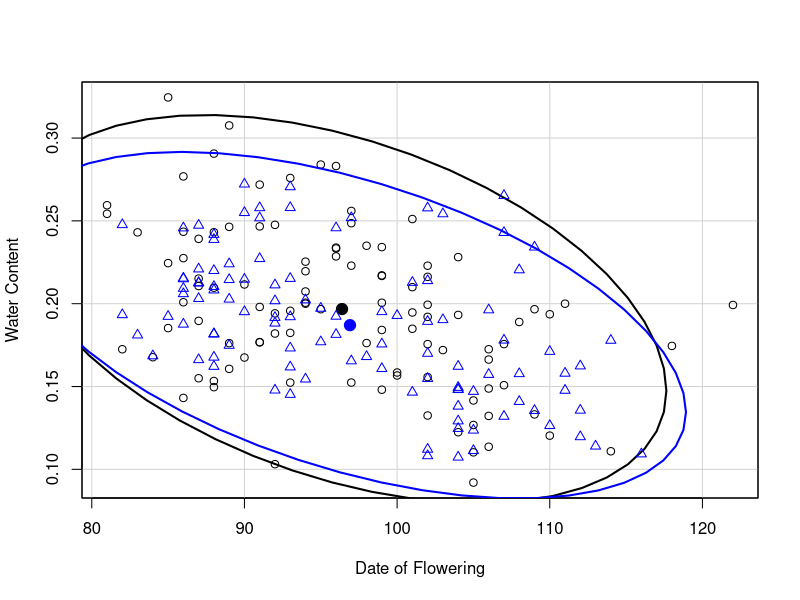
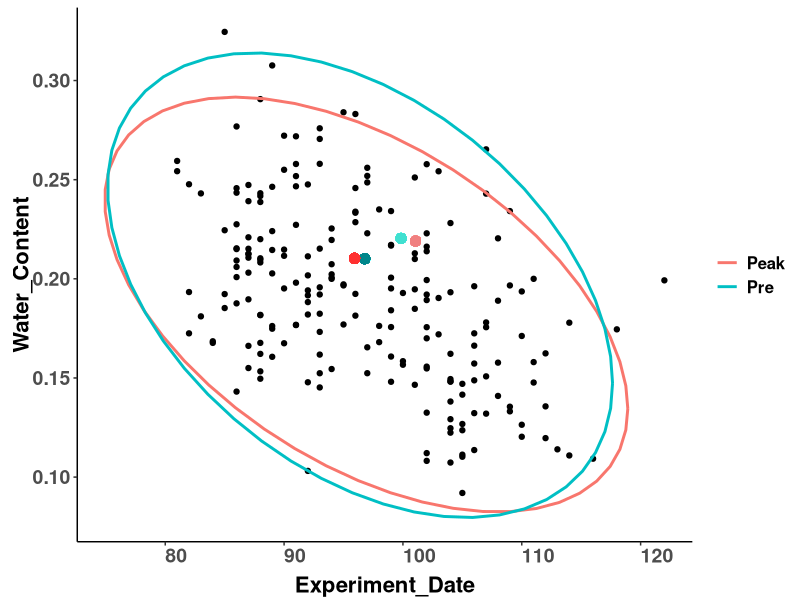
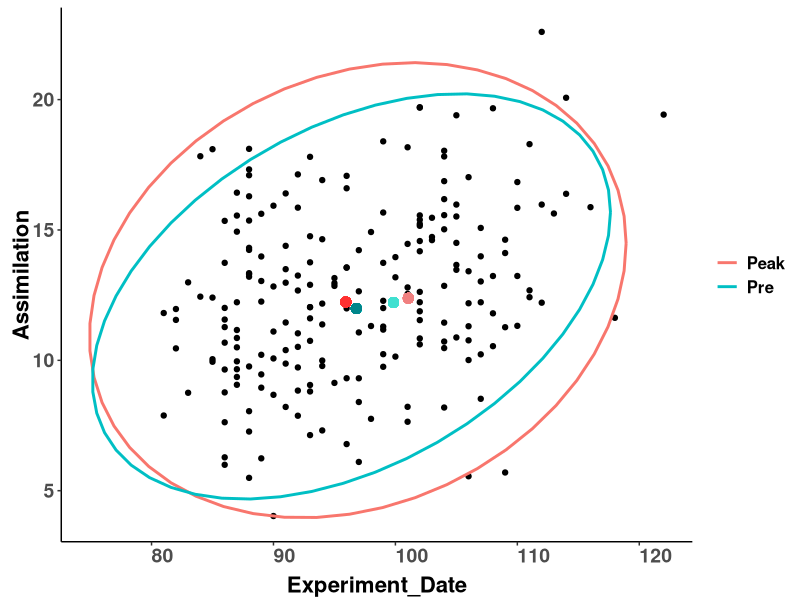
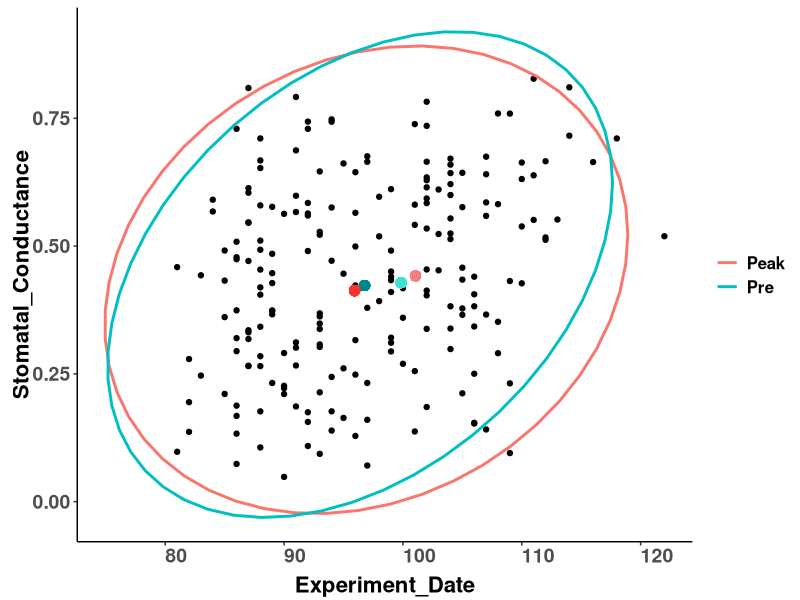
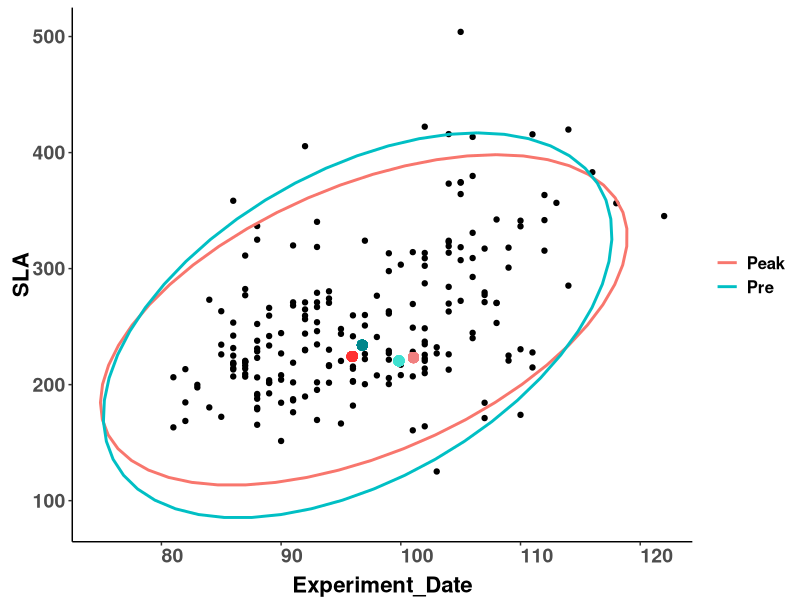
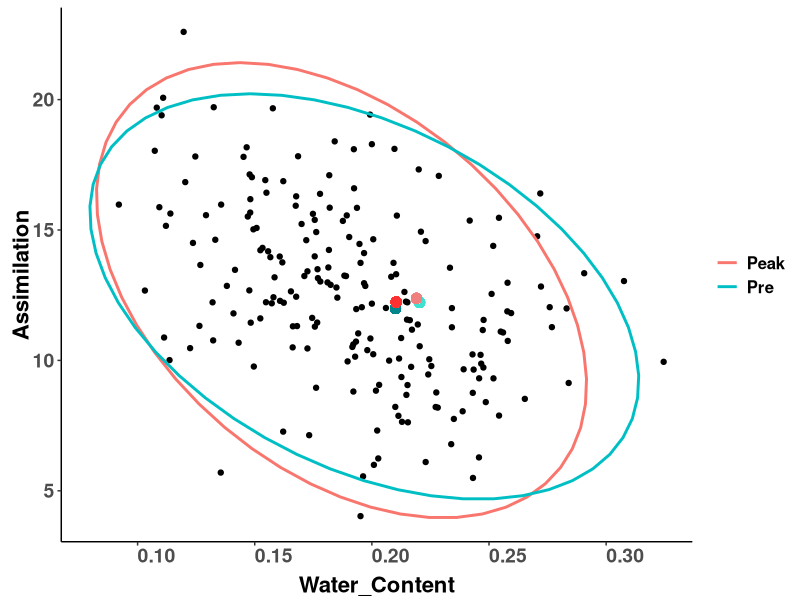
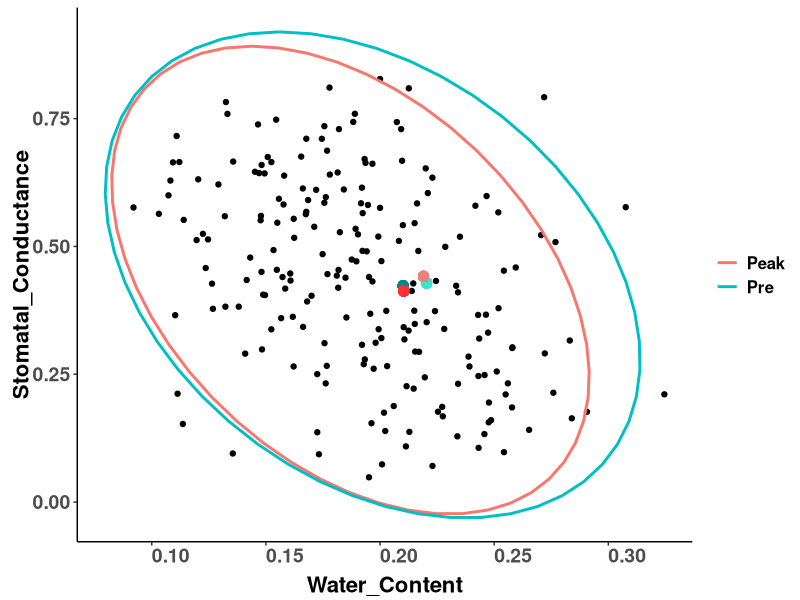
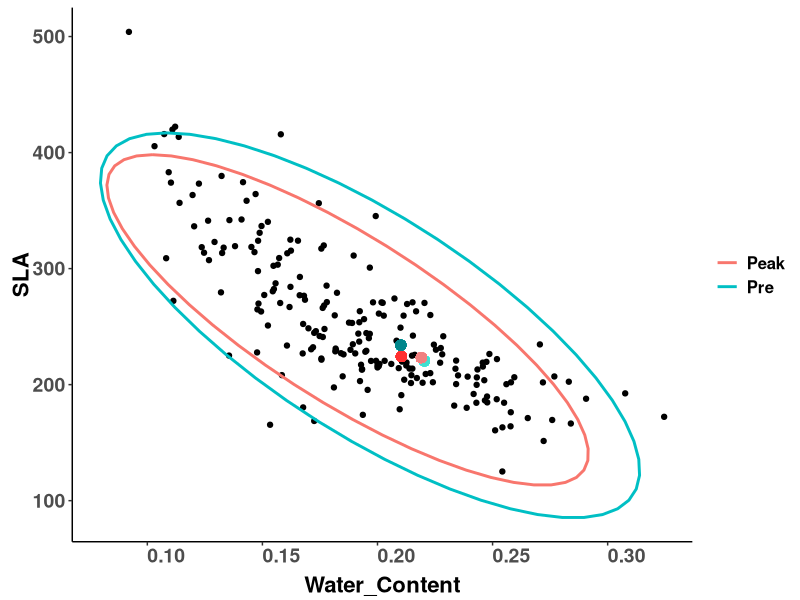

Write the R code that produced these figures, in order.
##### visualization of the raw data pairwise scatterplots 
#read in packages
library(tidyverse)
library(ggplot2)
library(ggforce)
library(car)
library(cowplot)

# Read in data
all <- read.csv("Data/all.csv")
all <- all %>%
  separate(BlockDrought, c("Block", "Treatment"), "_")
#place <- read.csv("Data/placements.csv")
North <- all %>% filter(Region == "1.North") #subset of data
North <- mutate_if(North, is.character, stringr::str_replace_all, pattern = "Pre", replacement = "1")
North <- mutate_if(North, is.character, stringr::str_replace_all, pattern = "Peak", replacement = "2")
North$Period <- as.factor(North$Period)

North.preW <- filter(North, Period=="1")
North.peakW  <- filter(North, Period=="2")
North.preD <- filter(North, Period=="1")
North.peakD  <- filter(North, Period=="2")



##### Calculate the means 
SLA_mean_n1 <- 220.4403
DF_mean_n1 <- 99.84454
A_mean_n1 <- 12.219802
wc_mean_n1 <- 0.2204018
gs_mean_n1 <- 0.4284275

SLA_mean_n2 <- 223.2531
DF_mean_n2 <- 101.05985
A_mean_n2 <- 12.381693
wc_mean_n2 <- 0.2190248
gs_mean_n2<- 0.4417381

SLA_mean_n3 <- 234.0118
DF_mean_n3<- 96.78701
A_mean_n3 <- 11.987256
wc_mean_n3 <- 0.2101230
gs_mean_n3 <- 0.4228428

SLA_mean_n4 <- 224.3109
DF_mean_n4 <- 95.93676
A_mean_n4 <- 12.237744
wc_mean_n4 <- 0.2103484
gs_mean_n4<- 0.4127269


#calculate ellipses
elli_Period <- dataEllipse(North$Experiment_Date, North$Water_Content, North$Period, group.labels=North$Period,
                           weights, log="", levels=0.95, center.pch=19, 
                           center.cex=1.5, draw=TRUE, segments=51, 
                           robust=FALSE, xlab="Date of Flowering", ylab="Water Content", 
                           lwd=2, fill=FALSE, fill.alpha=0.3, grid=TRUE, id=FALSE) 
df1 <- data.frame(elli_Period$'1')
df1[,3] <- "Pre"

df2 <- data.frame(elli_Period$`2`)
df2[,3] <- "Peak"

df <- data.frame(rbind(df1,df2))


### DF by WC
df.wc <- ggplot(North, aes(Experiment_Date,Water_Content))+
  geom_point() +
  theme_classic() +  
  geom_path(data=df, aes(x=x, y=y,colour=V3), size=1) +
  theme(legend.title = element_blank(),
        legend.text = element_text(size = 12, face = "bold"),
        axis.text.x = element_text(size=14, face="bold", angle=0,hjust=0),
        axis.text.y = element_text(size=14,face="bold"),
        axis.title.x = element_text(color="black", size=16, vjust = 0, face="bold"),
        axis.title.y = element_text(color="black", size=16,vjust = 0, face="bold"))
df.wc <- df.wc +  geom_point(aes(x=DF_mean_n1, y=wc_mean_n1), size=3, colour="turquoise")#pre wet
df.wc <- df.wc +  geom_point(aes(x=DF_mean_n2, y=wc_mean_n2), size=3, colour="lightcoral") #peak wet
df.wc <- df.wc +  geom_point(aes(x=DF_mean_n3, y=wc_mean_n3), size=3, colour="turquoise4")#pre dry
df.wc <- df.wc +  geom_point(aes(x=DF_mean_n4, y=wc_mean_n4), size=3, colour="firebrick1")#peak dry

df.wc 

#### DF by Ass
elli2_Period <- dataEllipse(North$Experiment_Date, North$Assimilation, North$Period, group.labels=North$Period,
                            weights, log="", levels=0.95, center.pch=19, 
                            center.cex=1.5, draw=FALSE, segments=51, 
                            robust=FALSE, xlab="Date of Flowering", ylab="Assimilation", 
                            lwd=2, fill=FALSE, fill.alpha=0.3, grid=TRUE, id=FALSE) 

dfA <- data.frame(elli2_Period$'1')
dfA[,3] <- "Pre"

dfB <- data.frame(elli2_Period$`2`)
dfB[,3] <- "Peak"

df2 <- data.frame(rbind(dfA,dfB))

df.ass <- ggplot(North, aes(Experiment_Date,Assimilation))+
  geom_point() +
  theme_classic() +  
  geom_path(data=df2, aes(x=x, y=y,colour=V3), size=1) +
  theme(legend.title = element_blank(),
        legend.text = element_text(size = 12, face = "bold"),
        axis.text.x = element_text(size=14, face="bold", angle=0,hjust=0),
        axis.text.y = element_text(size=14,face="bold"),
        axis.title.x = element_text(color="black", size=16, vjust = 0, face="bold"),
        axis.title.y = element_text(color="black", size=16,vjust = 0, face="bold"))
df.ass <- df.ass +  geom_point(aes(x=DF_mean_n1, y=A_mean_n1), size=3, colour="turquoise")#pre wet
df.ass <- df.ass +  geom_point(aes(x=DF_mean_n2, y=A_mean_n2), size=3, colour="lightcoral") #peak wet
df.ass <- df.ass +  geom_point(aes(x=DF_mean_n3, y=A_mean_n3), size=3, colour="turquoise4")#pre dry
df.ass <- df.ass +  geom_point(aes(x=DF_mean_n4, y=A_mean_n4), size=3, colour="firebrick1")#peak dry


df.ass 

#### DF by gs
elli3_Period <- dataEllipse(North$Experiment_Date, North$Stomatal_Conductance, North$Period, group.labels=North$Period,
                            weights, log="", levels=0.95, center.pch=19, 
                            center.cex=1.5, draw=FALSE, segments=51, 
                            robust=FALSE, xlab="Date of Flowering", ylab="Stomatal Conductance", 
                            lwd=2, fill=FALSE, fill.alpha=0.3, grid=TRUE, id=FALSE) 

dfA <- data.frame(elli3_Period$'1')
dfA[,3] <- "Pre"

dfB <- data.frame(elli3_Period$`2`)
dfB[,3] <- "Peak"

df3 <- data.frame(rbind(dfA,dfB))

df.gs <- ggplot(North, aes(Experiment_Date,Stomatal_Conductance))+
  geom_point() +
  theme_classic() +  
  geom_path(data=df3, aes(x=x, y=y,colour=V3), size=1) +
  theme(legend.title = element_blank(),
        legend.text = element_text(size = 12, face = "bold"),
        axis.text.x = element_text(size=14, face="bold", angle=0,hjust=0),
        axis.text.y = element_text(size=14,face="bold"),
        axis.title.x = element_text(color="black", size=16, vjust = 0, face="bold"),
        axis.title.y = element_text(color="black", size=16,vjust = 0, face="bold"))
df.gs <- df.gs +  geom_point(aes(x=DF_mean_n1, y=gs_mean_n1), size=3, colour="turquoise")#pre wet
df.gs <- df.gs +  geom_point(aes(x=DF_mean_n2, y=gs_mean_n2), size=3, colour="lightcoral") #peak wet
df.gs <- df.gs +  geom_point(aes(x=DF_mean_n3, y=gs_mean_n3), size=3, colour="turquoise4")#pre dry
df.gs <- df.gs +  geom_point(aes(x=DF_mean_n4, y=gs_mean_n4), size=3, colour="firebrick1")#peak dry

df.gs 

#### DF by SLA
elli4_Period <- dataEllipse(North$Experiment_Date, North$SLA, North$Period, group.labels=North$Period,
                            weights, log="", levels=0.95, center.pch=19, 
                            center.cex=1.5, draw=FALSE, segments=51, 
                            robust=FALSE, xlab="Date of Flowering", ylab="SLA", 
                            lwd=2, fill=FALSE, fill.alpha=0.3, grid=TRUE, id=FALSE) 

dfA <- data.frame(elli4_Period$'1')
dfA[,3] <- "Pre"

dfB <- data.frame(elli4_Period$`2`)
dfB[,3] <- "Peak"

df4 <- data.frame(rbind(dfA,dfB))

df.sla <- ggplot(North, aes(Experiment_Date,SLA))+
  geom_point() +
  theme_classic() +  
  geom_path(data=df4, aes(x=x, y=y,colour=V3), size=1) +
  theme(legend.title = element_blank(),
        legend.text = element_text(size = 12, face = "bold"),
        axis.text.x = element_text(size=14, face="bold", angle=0,hjust=0),
        axis.text.y = element_text(size=14,face="bold"),
        axis.title.x = element_text(color="black", size=16, vjust = 0, face="bold"),
        axis.title.y = element_text(color="black", size=16,vjust = 0, face="bold"))
df.sla <- df.sla +  geom_point(aes(x=DF_mean_n1, y=SLA_mean_n1), size=3, colour="turquoise")#pre wet
df.sla <- df.sla +  geom_point(aes(x=DF_mean_n2, y=SLA_mean_n2), size=3, colour="lightcoral") #peak wet
df.sla <- df.sla +  geom_point(aes(x=DF_mean_n3, y=SLA_mean_n3), size=3, colour="turquoise4")#pre dry
df.sla <- df.sla +  geom_point(aes(x=DF_mean_n4, y=SLA_mean_n4), size=3, colour="firebrick1")#peak dry


df.sla

#### WC by Ass
elli5_Period <- dataEllipse(North$Water_Content, North$Assimilation, North$Period, group.labels=North$Period,
                            weights, log="", levels=0.95, center.pch=19, 
                            center.cex=1.5, draw=FALSE, segments=51, 
                            robust=FALSE, xlab="Water Content", ylab="Assimilation", 
                            lwd=2, fill=FALSE, fill.alpha=0.3, grid=TRUE, id=FALSE) 

dfA <- data.frame(elli5_Period$'1')
dfA[,3] <- "Pre"

dfB <- data.frame(elli5_Period$`2`)
dfB[,3] <- "Peak"

df5 <- data.frame(rbind(dfA,dfB))

wc.ass <- ggplot(North, aes(Water_Content,Assimilation))+
  geom_point() +
  theme_classic() +  
  geom_path(data=df5, aes(x=x, y=y,colour=V3), size=1) +
  theme(legend.title = element_blank(),
        legend.text = element_text(size = 12, face = "bold"),
        axis.text.x = element_text(size=14, face="bold", angle=0,hjust=0),
        axis.text.y = element_text(size=14,face="bold"),
        axis.title.x = element_text(color="black", size=16, vjust = 0, face="bold"),
        axis.title.y = element_text(color="black", size=16,vjust = 0, face="bold"))
wc.ass <- wc.ass +  geom_point(aes(x=wc_mean_n1, y=A_mean_n1), size=3, colour="turquoise")#pre wet
wc.ass <- wc.ass +  geom_point(aes(x=wc_mean_n2, y=A_mean_n2), size=3, colour="lightcoral") #peak wet
wc.ass <- wc.ass +  geom_point(aes(x=wc_mean_n3, y=A_mean_n3), size=3, colour="turquoise4")#pre dry
wc.ass <- wc.ass +  geom_point(aes(x=wc_mean_n4, y=A_mean_n4), size=3, colour="firebrick1")#peak dry


wc.ass 

#### WC by gs
elli6_Period <- dataEllipse(North$Water_Content, North$Stomatal_Conductance, North$Period, group.labels=North$Period,
                            weights, log="", levels=0.95, center.pch=19, 
                            center.cex=1.5, draw=FALSE, segments=51, 
                            robust=FALSE, xlab="Water Content", ylab="Stomatal Conductance", 
                            lwd=2, fill=FALSE, fill.alpha=0.3, grid=TRUE, id=FALSE) 

dfA <- data.frame(elli6_Period$'1')
dfA[,3] <- "Pre"

dfB <- data.frame(elli6_Period$`2`)
dfB[,3] <- "Peak"

df6 <- data.frame(rbind(dfA,dfB))

wc.gs <- ggplot(North, aes(Water_Content,Stomatal_Conductance))+
  geom_point() +
  theme_classic() +  
  geom_path(data=df6, aes(x=x, y=y,colour=V3), size=1) +
  theme(legend.title = element_blank(),
        legend.text = element_text(size = 12, face = "bold"),
        axis.text.x = element_text(size=14, face="bold", angle=0,hjust=0),
        axis.text.y = element_text(size=14,face="bold"),
        axis.title.x = element_text(color="black", size=16, vjust = 0, face="bold"),
        axis.title.y = element_text(color="black", size=16,vjust = 0, face="bold"))
wc.gs <- wc.gs +  geom_point(aes(x=wc_mean_n1, y=gs_mean_n1), size=3, colour="turquoise")#pre wet
wc.gs <- wc.gs +  geom_point(aes(x=wc_mean_n2, y=gs_mean_n2), size=3, colour="lightcoral") #peak wet
wc.gs <- wc.gs +  geom_point(aes(x=wc_mean_n3, y=gs_mean_n3), size=3, colour="turquoise4")#pre dry
wc.gs <- wc.gs +  geom_point(aes(x=wc_mean_n4, y=gs_mean_n4), size=3, colour="firebrick1")#peak dry

wc.gs 

#### WC by SLA
elli7_Period <- dataEllipse(North$Water_Content, North$SLA, North$Period, group.labels=North$Period,
                            weights, log="", levels=0.95, center.pch=19, 
                            center.cex=1.5, draw=FALSE, segments=51, 
                            robust=FALSE, xlab="Water Content", ylab="SLA", 
                            lwd=2, fill=FALSE, fill.alpha=0.3, grid=TRUE, id=FALSE) 

dfA <- data.frame(elli7_Period$'1')
dfA[,3] <- "Pre"

dfB <- data.frame(elli7_Period$`2`)
dfB[,3] <- "Peak"

df7 <- data.frame(rbind(dfA,dfB))

wc.sla <- ggplot(North, aes(Water_Content,SLA))+
  geom_point() +
  theme_classic() +  
  geom_path(data=df7, aes(x=x, y=y,colour=V3), size=1) +
  theme(legend.title = element_blank(),
        legend.text = element_text(size = 12, face = "bold"),
        axis.text.x = element_text(size=14, face="bold", angle=0,hjust=0),
        axis.text.y = element_text(size=14,face="bold"),
        axis.title.x = element_text(color="black", size=16, vjust = 0, face="bold"),
        axis.title.y = element_text(color="black", size=16,vjust = 0, face="bold"))
wc.sla <- wc.sla +  geom_point(aes(x=wc_mean_n1, y=SLA_mean_n1), size=3, colour="turquoise")#pre wet
wc.sla <- wc.sla +  geom_point(aes(x=wc_mean_n2, y=SLA_mean_n2), size=3, colour="lightcoral") #peak wet
wc.sla <- wc.sla +  geom_point(aes(x=wc_mean_n3, y=SLA_mean_n3), size=3, colour="turquoise4")#pre dry
wc.sla <- wc.sla +  geom_point(aes(x=wc_mean_n4, y=SLA_mean_n4), size=3, colour="firebrick1")#peak dry


wc.sla 

#### SLA by Ass
elli8_Period <- dataEllipse(North$SLA, North$Assimilation, North$Period, group.labels=North$Period,
                            weights, log="", levels=0.95, center.pch=19, 
                            center.cex=1.5, draw=FALSE, segments=51, 
                            robust=FALSE, xlab="SLA", ylab="Assimilation", 
                            lwd=2, fill=FALSE, fill.alpha=0.3, grid=TRUE, id=FALSE) 

dfA <- data.frame(elli8_Period$'1')
dfA[,3] <- "Pre"

dfB <- data.frame(elli8_Period$`2`)
dfB[,3] <- "Peak"

df8 <- data.frame(rbind(dfA,dfB))

sla.ass <- ggplot(North, aes(SLA,Assimilation))+
  geom_point() +
  theme_classic() +  
  geom_path(data=df8, aes(x=x, y=y,colour=V3), size=1) +
  theme(legend.title = element_blank(),
        legend.text = element_text(size = 12, face = "bold"),
        axis.text.x = element_text(size=14, face="bold", angle=0,hjust=0),
        axis.text.y = element_text(size=14,face="bold"),
        axis.title.x = element_text(color="black", size=16, vjust = 0, face="bold"),
        axis.title.y = element_text(color="black", size=16,vjust = 0, face="bold"))
sla.ass <- sla.ass +  geom_point(aes(x=SLA_mean_n1, y=A_mean_n1), size=3, colour="turquoise")#pre wet
sla.ass <- sla.ass +  geom_point(aes(x=SLA_mean_n2, y=A_mean_n2), size=3, colour="lightcoral") #peak wet
sla.ass <- sla.ass +  geom_point(aes(x=SLA_mean_n3, y=A_mean_n3), size=3, colour="turquoise4")#pre dry
sla.ass <- sla.ass +  geom_point(aes(x=SLA_mean_n4, y=A_mean_n4), size=3, colour="firebrick1")#peak dry

sla.ass 


#### gs by sla
elli9_Period <- dataEllipse(North$Stomatal_Conductance, North$SLA, North$Period, group.labels=North$Period,
                            weights, log="", levels=0.95, center.pch=19, 
                            center.cex=1.5, draw=FALSE, segments=51, 
                            robust=FALSE, xlab="Stomatal Conductance", ylab="SLA", 
                            lwd=2, fill=FALSE, fill.alpha=0.3, grid=TRUE, id=FALSE) 

dfA <- data.frame(elli9_Period$'1')
dfA[,3] <- "Pre"

dfB <- data.frame(elli9_Period$`2`)
dfB[,3] <- "Peak"

df9 <- data.frame(rbind(dfA,dfB))

gs.sla <- ggplot(North, aes(Stomatal_Conductance,SLA))+
  geom_point() +
  theme_classic() +  
  geom_path(data=df9, aes(x=x, y=y,colour=V3), size=1) +
  theme(legend.title = element_blank(),
        legend.text = element_text(size = 12, face = "bold"),
        axis.text.x = element_text(size=14, face="bold", angle=0,hjust=0),
        axis.text.y = element_text(size=14,face="bold"),
        axis.title.x = element_text(color="black", size=16, vjust = 0, face="bold"),
        axis.title.y = element_text(color="black", size=16,vjust = 0, face="bold"))
gs.sla <- gs.sla +  geom_point(aes(x=gs_mean_n1, y=SLA_mean_n1), size=3, colour="turquoise")#pre wet
gs.sla <- gs.sla +  geom_point(aes(x=gs_mean_n2, y=SLA_mean_n2), size=3, colour="lightcoral") #peak wet
gs.sla <- gs.sla +  geom_point(aes(x=gs_mean_n3, y=SLA_mean_n3), size=3, colour="turquoise4")#pre dry
gs.sla <- gs.sla +  geom_point(aes(x=gs_mean_n4, y=SLA_mean_n4), size=3, colour="firebrick1")#peak dry


gs.sla 



### gs by ASS
elli10_Period <- dataEllipse(North$Stomatal_Conductance, North$Assimilation, North$Period, group.labels=North$Period,
                             weights, log="", levels=0.95, center.pch=19, 
                             center.cex=1.5, draw=FALSE, segments=51, 
                             robust=FALSE, xlab="Stomatal Conductance", ylab="SLA", 
                             lwd=2, fill=FALSE, fill.alpha=0.3, grid=TRUE, id=FALSE) 

dfA <- data.frame(elli10_Period$'1')
dfA[,3] <- "Pre"

dfB <- data.frame(elli10_Period$`2`)
dfB[,3] <- "Peak"

df10 <- data.frame(rbind(dfA,dfB))

gs.ass <- ggplot(North, aes(Stomatal_Conductance,Assimilation))+
  geom_point() +
  theme_classic() +  
  geom_path(data=df10, aes(x=x, y=y,colour=V3), size=1) +
  theme(legend.title = element_blank(),
        legend.text = element_text(size = 12, face = "bold"),
        axis.text.x = element_text(size=14, face="bold", angle=0,hjust=0),
        axis.text.y = element_text(size=14,face="bold"),
        axis.title.x = element_text(color="black", size=16, vjust = 0, face="bold"),
        axis.title.y = element_text(color="black", size=16,vjust = 0, face="bold"))
gs.ass <- gs.ass +  geom_point(aes(x=gs_mean_n1, y=A_mean_n1), size=3, colour="turquoise")#pre wet
gs.ass <- gs.ass +  geom_point(aes(x=gs_mean_n2, y=A_mean_n2), size=3, colour="lightcoral") #peak wet
gs.ass <- gs.ass +  geom_point(aes(x=gs_mean_n3, y=A_mean_n3), size=3, colour="turquoise4")#pre dry 
gs.ass <- gs.ass +  geom_point(aes(x=gs_mean_n4, y=A_mean_n4), size=3, colour="firebrick1")#peak dry


gs.ass

# cowplot export 10 by 16
plot_grid(df.sla, df.wc, df.ass, df.gs, sla.ass, gs.sla,
          wc.sla, wc.ass, wc.gs, gs.ass,  ncol=2)



